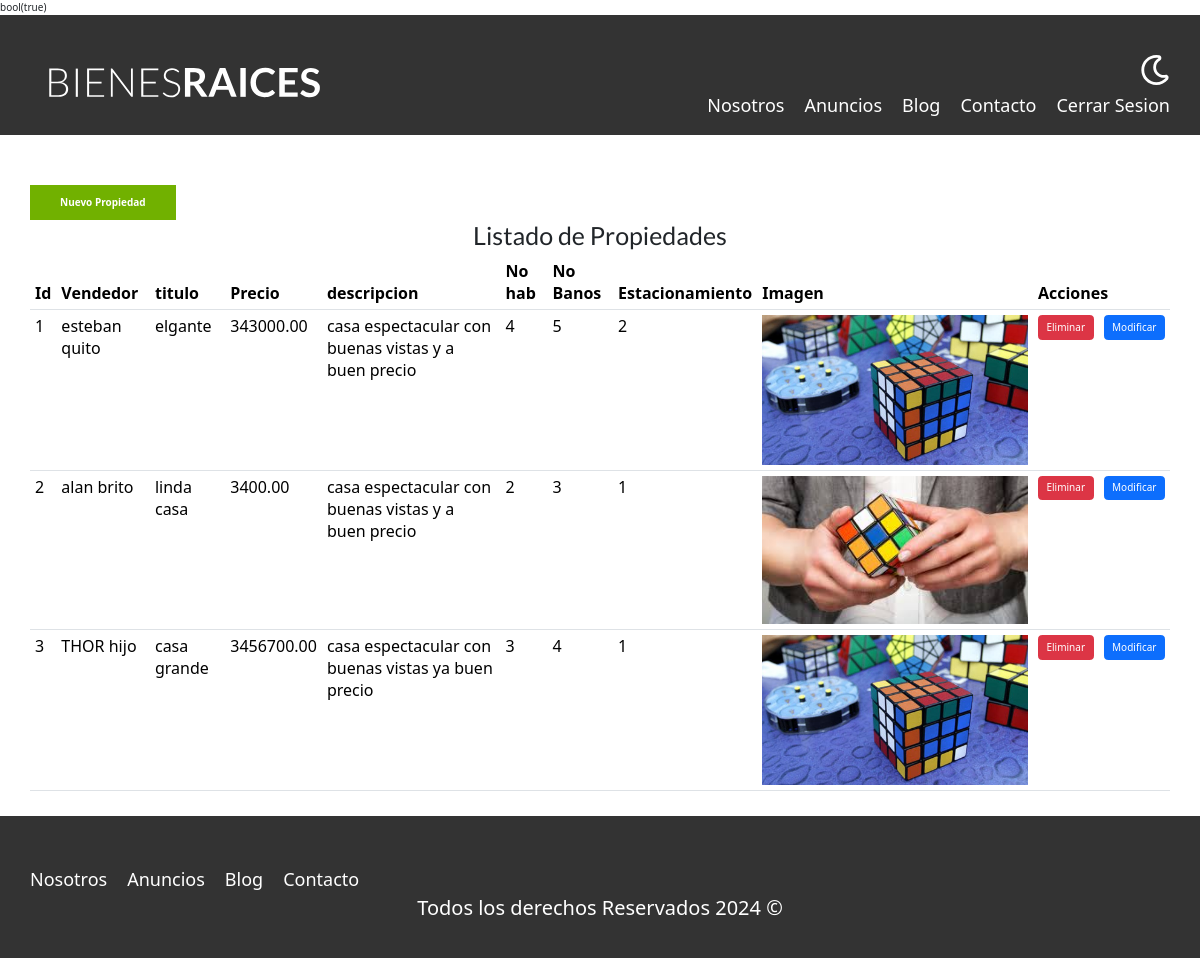
Page /admin/propiedades/listado.php (signed in) on the committed database.
### tables this page shows
CREATE TABLE `propiedades` (
  `id` int(11) NOT NULL,
  `titulo` varchar(45) NOT NULL,
  `precio` decimal(10,2) NOT NULL,
  `descripcion` longtext NOT NULL,
  `habitaciones` int(11) NOT NULL,
  `wc` int(11) NOT NULL,
  `estacionamiento` int(11) NOT NULL,
  `creado` date NOT NULL,
  `vendedores` int(11) NOT NULL,
  `idevendedores` int(11) NOT NULL,
  `estado` varchar(40) NOT NULL,
  `imagen` varchar(500) NOT NULL
);

CREATE TABLE `vendedor` (
  `idvendedores` int(11) NOT NULL,
  `nombre` varchar(45) NOT NULL,
  `paterno` varchar(45) NOT NULL,
  `materno` varchar(45) NOT NULL,
  `telefono` varchar(45) NOT NULL
);

### admin/propiedades/listado.php (the view, shortened to what this page needs)
<?php
    $db = conectarDB();
?>
<main class="contenedor Seccion">
    <a href="/dia5/bienes/admin/propiedades/crear.php" class="boton boton-verde">Nuevo Propiedad</a>
    <h1>Listado de Propiedades</h1>
    <table class="table table-lg">
        <thead>
            <tr>
                <th>Id</th>
                <th>Vendedor</th>
                <th>titulo</th>
                <th>Precio</th>
                <th>descripcion</th>
                <th>No hab</th>
                <th>No Banos</th>
                <th>Estacionamiento</th>
                <th>Imagen</th>
                <th colspan="2">Acciones</th>
            </tr>
        </thead>
        <tbody>
            <?php
            $con_sql = "SELECT p.*,v.* FROM propiedades p INNER JOIN vendedor v ON p.idevendedores=v.idvendedores WHERE estado='Activo'";
            $res = mysqli_query($db, $con_sql);
            while ($reg = mysqli_fetch_assoc($res)) {
                ?>
                <tr>
                    <td><?php echo $reg['id']; ?></td>
                    <td><?php echo $reg['nombre']. " ".$reg['paterno']; ?></td>
                    <td><?php echo $reg['titulo']; ?></td>
                    <td><?php echo $reg['precio']; ?></td>
                    <td><?php echo $reg['descripcion']; ?></td>
                    <td><?php echo $reg['habitaciones']; ?></td>
                    <td><?php echo $reg['wc']; ?></td>
                    <td><?php echo $reg['estacionamiento']; ?></td>
                    <td> <img src="imagenes/<?php echo $reg['imagen']; ?>"></td>
                    <td><a class="btn btn-danger" href="borrar.php?cod=<?php echo $reg['id']; ?>" role="button">Eliminar</a></td>
                    <td><a class="btn btn-primary" href="actualizar.php?cod=<?php echo $reg['id']; ?>" role="button">Modificar</a></td>
                </tr>
                <?php
            }
            ?>
        </tbody>
    </table>
</main>

### build/css/app.css (style rules this page uses)
html { line-height:1.15;-webkit-text-size-adjust:100% }
body { margin:0 }
main { display:block }
h1 { font-size:2em;margin:.67em 0 }
a { background-color:transparent }
img { border-style:none }
html { font-size:62.5%;box-sizing:border-box }
*,:after,:before { box-sizing:inherit }
body { font-family:Lato,sans-serif;font-size:1.6rem;line-height:1.8 }
.contenedor { width:95%;max-width:120rem;margin:0 auto }
a { text-decoration:none }
img,picture { width:100%;display:block }
h1,h2,h3 { font-family:Lato,sans-serif;margin:2.5rem 0;font-weight:300;text-align:center }
h1 { font-size:3.8rem }
.seccion { margin-top:2.5rem;margin-bottom:2.5rem }
.boton-verde { background-color:#71b100;color:#fff;font-weight:700;text-decoration:none;padding:1rem 3rem;text-align:center;margin-top:2.5rem;display:inline-block;border:none }

### rows in the picture
propiedades: id "1", idevendedores.nombre "esteban", idevendedores.paterno "quito", titulo "elgante", precio "343000.00", descripcion "casa espectacular con buenas vistas y a buen precio", habitaciones "4", wc "5", estacionamiento "2", imagen (picture)
propiedades: id "2", idevendedores.nombre "alan", idevendedores.paterno "brito", titulo "linda casa", precio "3400.00", descripcion "casa espectacular con buenas vistas y a buen precio", habitaciones "2", wc "3", estacionamiento "1", imagen (picture)
propiedades: id "3", idevendedores.nombre "THOR", idevendedores.paterno "hijo", titulo "casa grande", precio "3456700.00", descripcion "casa espectacular con buenas vistas ya buen precio", habitaciones "3", wc "4", estacionamiento "1", imagen (picture)
